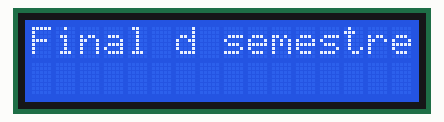
Recording of a sketch running on a simulated Arduino Uno, built with avr-gcc and run on an emulated ATmega328P. Shown: 16×2 character LCD.

Above: at 0.1 s.
At 2.4 s:
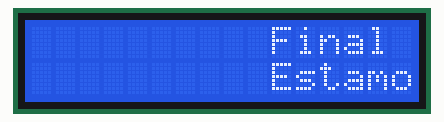
At 4.6 s:
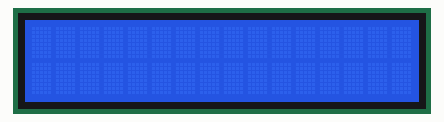
At 6.8 s:
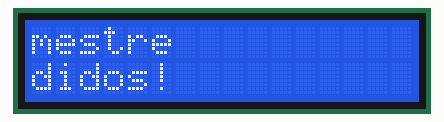
At 9.1 s:
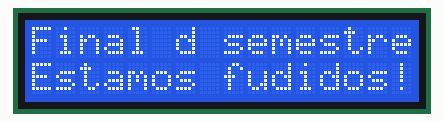

Measured:
- by itself, everything shown: repeats every 9.0 s, in 8 steps
- what the display in image 1 shows lasts 2.0 s, from 2.3 s to 4.3 s
- what the display in image 2 shows lasts 2.1 s, from 4.6 s to 6.7 s

The sketch:

texto.ino
```cpp
#include <Wire.h>
#include <LiquidCrystal_I2C.h>

LiquidCrystal_I2C lcd(0x27,2,1,0,4,5,6,7,3, POSITIVE);  // set the LCD address to 0x38

void setup(){
  lcd.begin(16,2);
}

void loop(){
  int i = 0;
  lcd.setCursor(0,0);
  lcd.print("Final d semestre");

  delay(2000);

  lcd.setCursor(0,1);
  lcd.print("Estamos fudidos!");

  for (i =0; i <10; i++){
    lcd.scrollDisplayRight();
    delay(20); //Aguarda 1 segundo
  }
}
```
